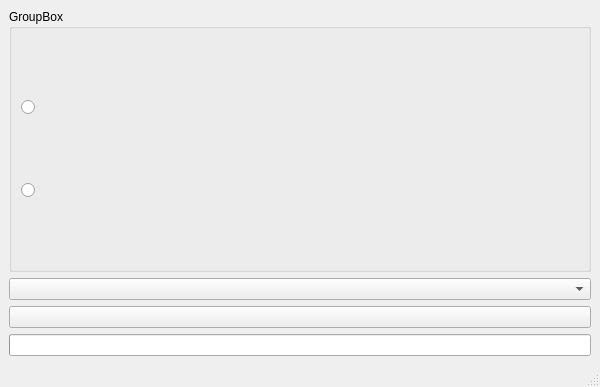
<?xml version="1.0" encoding="UTF-8"?>
<ui version="4.0">
 <class>MainWindow</class>
 <widget class="QMainWindow" name="MainWindow">
  <property name="geometry">
   <rect>
    <x>0</x>
    <y>0</y>
    <width>600</width>
    <height>387</height>
   </rect>
  </property>
  <property name="windowTitle">
   <string>MainWindow</string>
  </property>
  <widget class="QWidget" name="centralwidget">
   <layout class="QGridLayout" name="gridLayout">
    <item row="0" column="0">
     <widget class="QGroupBox" name="groupBox">
      <property name="title">
       <string>GroupBox</string>
      </property>
      <layout class="QVBoxLayout" name="verticalLayout">
       <item>
        <widget class="QRadioButton" name="radioButton1"/>
       </item>
       <item>
        <widget class="QRadioButton" name="radioButton2"/>
       </item>
      </layout>
     </widget>
    </item>
    <item row="1" column="0">
     <widget class="QComboBox" name="comboBox"/>
    </item>
    <item row="2" column="0">
     <widget class="QPushButton" name="pushButton"/>
    </item>
    <item row="3" column="0">
     <widget class="QProgressBar" name="progressBar"/>
    </item>
   </layout>
  </widget>
  <widget class="QMenuBar" name="menubar">
   <property name="geometry">
    <rect>
     <x>0</x>
     <y>0</y>
     <width>600</width>
     <height>20</height>
    </rect>
   </property>
  </widget>
  <widget class="QStatusBar" name="statusbar"/>
 </widget>
 <resources/>
 <connections/>
</ui>
